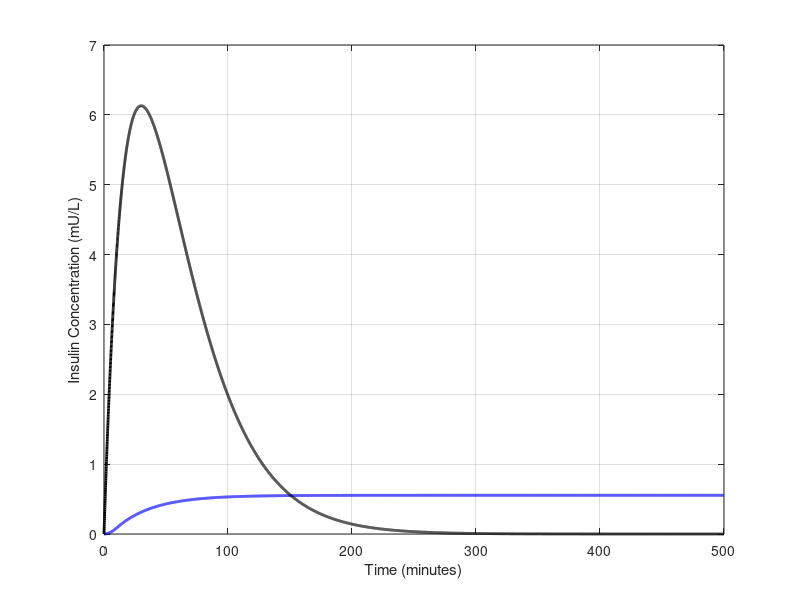

Recreate this plot in MATLAB.
clc
clear
close all

kp = 50;  P = 10; tau = 30; U_rate = 1; T_injection = 10;

t = linspace(0, 500, 10000);  
u = (t >= 0 & t <= T_injection) * U_rate;

y = zeros(size(t));
dt = t(2) - t(1);

for i = 2:length(t)
    dy = (kp / tau^3) * (trapz(t(1:i), u(1:i) .* exp(-(t(i) - t(1:i)) / tau))) * dt;
    y(i) = y(i-1) + dy;
end
y2 = (kp * P) * (t / tau^2) .* exp(-t / tau);

figure;
plot(t, y, 'b', 'LineWidth', 2);
hold on
plot(t, y2, 'k', 'LineWidth', 2); 
xlabel('Time (minutes)');
ylabel('Insulin Concentration (mU/L)');
grid on;
